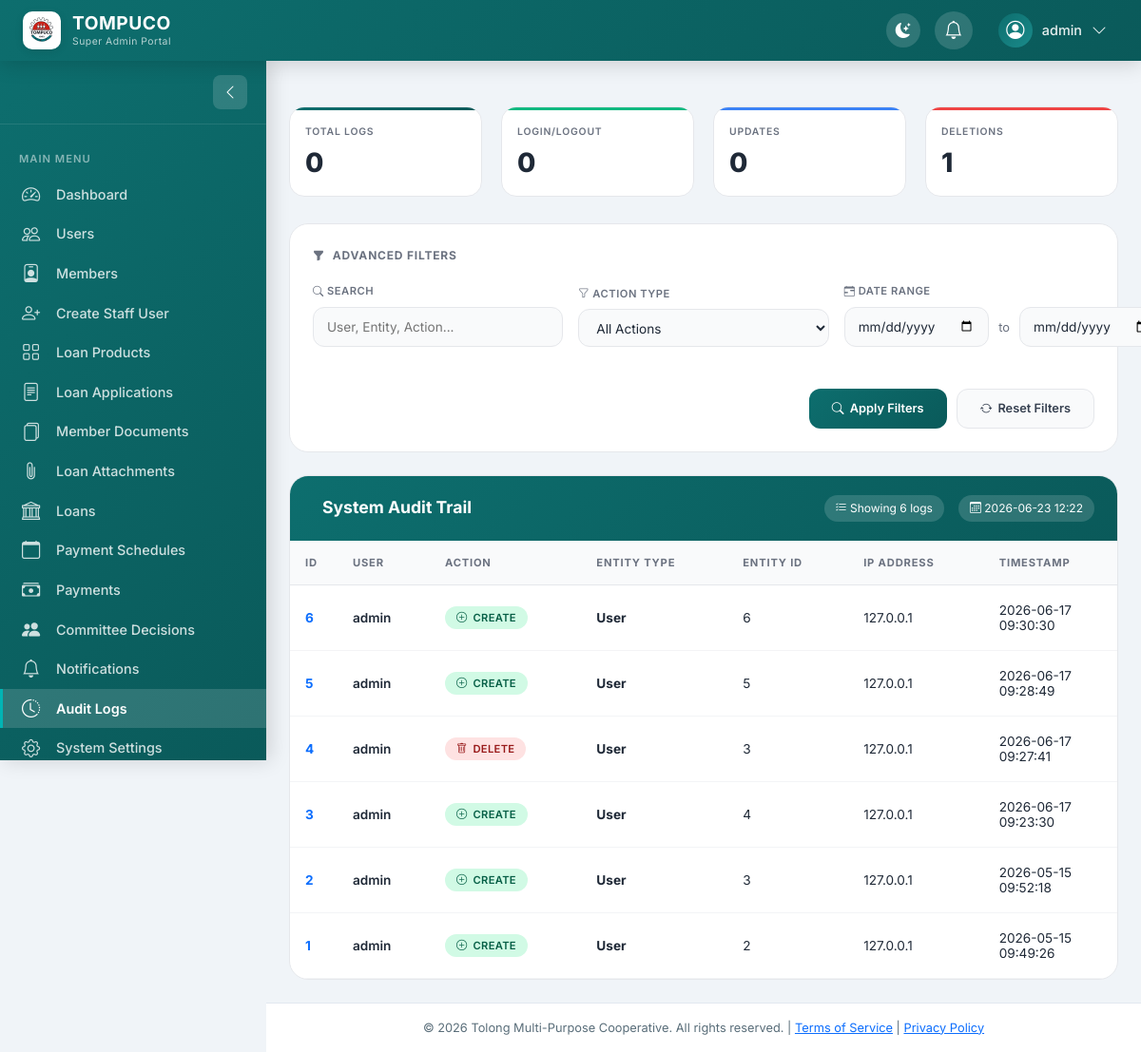
/superadmin/audit-logs/ (signed in), run on the app's committed database.
### main/models.py (models this page shows, shortened)
class AuditLog(models.Model):
    ACTION_CHOICES = [
        ('create', 'Create'),
        ('update', 'Update'),
        ('delete', 'Delete'),
        ('view', 'View'),
        ('login', 'Login'),
        ('logout', 'Logout'),
    ]
    user = models.ForeignKey(User, on_delete=models.SET_NULL, null=True)
    action = models.CharField(max_length=20, choices=ACTION_CHOICES)
    entity_type = models.CharField(max_length=100)
    entity_id = models.CharField(max_length=100, blank=True)
    old_values = models.JSONField(null=True, blank=True)
    new_values = models.JSONField(null=True, blank=True)
    ip_address = models.GenericIPAddressField(null=True, blank=True)
    user_agent = models.TextField(blank=True)
    created_at = models.DateTimeField(auto_now_add=True)

### admin_panel/views.py (the view)
# urls.py: path('audit-logs/', views.audit_logs_list, name='audit_logs_list'),
@super_admin_required
def audit_logs_list(request):
    logs = AuditLog.objects.all().order_by('-created_at')
    total_logs = AuditLog.objects.count()
    create_count = AuditLog.objects.filter(action='create').count()
    update_count = AuditLog.objects.filter(action='update').count()
    delete_count = AuditLog.objects.filter(action='delete').count()
    return render(request, 'admin_panel/audit_logs_list.html', {
        'logs': logs,
        'total_logs': total_logs,
        'create_count': create_count,
        'update_count': update_count,
        'delete_count': delete_count,
    })

### admin_panel/templates/admin_panel/audit_logs_list.html (shortened to what this page needs)
﻿{% extends 'admin_panel/base.html' %}
{% load static %}
{% block content %}
<div class="stats-grid">
    <div class="stat-card total" onclick="filterByAction('all')">
        <div class="stat-label">Total Logs</div>
        <div class="stat-value">{{ total_logs|default:logs|length }}</div>
    </div>
    <div class="stat-card login" onclick="filterByAction('login')">
        <div class="stat-label">Login/Logout</div>
        <div class="stat-value">{{ login_count|default:0 }}</div>
    </div>
    <div class="stat-card update" onclick="filterByAction('update')">
        <div class="stat-label">Updates</div>
        <div class="stat-value">{{ update_count|default:0 }}</div>
    </div>
    <div class="stat-card delete" onclick="filterByAction('delete')">
        <div class="stat-label">Deletions</div>
        <div class="stat-value">{{ delete_count|default:0 }}</div>
    </div>
</div>
<div class="filter-section">
    <div class="filter-title"><i class="bi bi-funnel-fill"></i> Advanced Filters</div>
    <form method="get" id="filterForm">
        <div class="row g-3 align-items-end">
            <div class="col-12 col-md-4">
                <label class="filter-label"><i class="bi bi-search"></i> Search</label>
                <input type="text" name="search" class="filter-input" id="searchInput" placeholder="User, Entity, Action..." value="{{ request.GET.search|default:'' }}">
            </div>
            <div class="col-12 col-md-4">
                <label class="filter-label"><i class="bi bi-funnel"></i> Action Type</label>
                <select name="action" class="filter-select" id="actionSelect">
                    <option value="all" {% if not request.GET.action or request.GET.action == 'all' %}selected{% endif %}>All Actions</option>
                </select>
            </div>
            <div class="col-12 col-md-4">
                <label class="filter-label"><i class="bi bi-calendar-range"></i> Date Range</label>
                <div class="date-range-group">
                    <input type="date" name="date_from" class="filter-input" placeholder="From" value="{{ request.GET.date_from|default:'' }}">
                    <span>to</span>
                    <input type="date" name="date_to" class="filter-input" placeholder="To" value="{{ request.GET.date_to|default:'' }}">
                </div>
            </div>
            <div class="col-12">
                <div class="filter-actions">
                    <button type="submit" class="btn-apply"><i class="bi bi-search"></i> Apply Filters</button>
                    <button type="button" class="btn-reset" id="resetFiltersBtn"><i class="bi bi-arrow-repeat"></i> Reset Filters</button>
                </div>
            </div>
        </div>
    </form>
</div>
<div class="main-card">
    <div class="card-header-custom">
        <div class="card-title"> System Audit Trail</div>
        <div class="card-stats">
            <span><i class="bi bi-list-check"></i> Showing {{ logs|length }} logs</span>
            <span><i class="bi bi-calendar3"></i> {% now "Y-m-d H:i" %}</span>
        </div>
    </div>
    <div class="table-container">
        <table class="logs-table">
            <thead>
                <tr>
                    <th width="50">ID</th>
                    <th>User</th>
                    <th>Action</th>
                    <th>Entity Type</th>
                    <th>Entity ID</th>
                    <th>IP Address</th>
                    <th width="160">Timestamp</th>
                </tr>
            </thead>
            <tbody>
                {% for log in logs %}
                <tr>
                    <td><strong class="text-primary">{{ log.id }}</strong></td>
                    <td class="user-name-log">
                        {{ log.user.username|default:'System' }}
                    </div>
                    <td>
                        {% if log.action == 'create' %}
                            <span class="action-badge badge-create"><i class="bi bi-plus-circle"></i> CREATE</span>
                        {% elif log.action == 'update' %}
                            <span class="action-badge badge-update"><i class="bi bi-pencil"></i> UPDATE</span>
                        {% elif log.action == 'delete' %}
                            <span class="action-badge badge-delete"><i class="bi bi-trash"></i> DELETE</span>
                        {% elif log.action == 'view' %}
                            <span class="action-badge badge-view"><i class="bi bi-eye"></i> VIEW</span>
                        {% elif log.action == 'login' %}
                            <span class="action-badge badge-login"><i class="bi bi-box-arrow-in-right"></i> LOGIN</span>
                        {% elif log.action == 'logout' %}
                            <span class="action-badge badge-logout"><i class="bi bi-box-arrow-right"></i> LOGOUT</span>
                        {% else %}
                            <span class="action-badge">{{ log.action|upper }}</span>
                        {% endif %}
                    </div>
                    <td><strong>{{ log.entity_type|default:'-' }}</strong></div>
                    <td>{{ log.entity_id|default:'-' }}</div>
                    <td>{{ log.ip_address|default:'-' }}</div>
                    <td>{{ log.created_at|date:"Y-m-d H:i:s" }}</div>
                    <td class="text-center">
                </tr>
                {% endfor %}
{% endblock %}

### admin_panel/templates/admin_panel/base.html (shortened to what this page needs)
﻿{% load static %}
<!DOCTYPE html>
<html lang="en">
<head>
    <link href="https://cdn.jsdelivr.net/npm/bootstrap@5.1.3/dist/css/bootstrap.min.css" rel="stylesheet">
    <link rel="stylesheet" href="https://cdn.jsdelivr.net/npm/bootstrap-icons@1.11.1/font/bootstrap-icons.css">
    <link href="https://cdn.datatables.net/1.13.4/css/dataTables.bootstrap5.min.css" rel="stylesheet">
</head>
<body>
    <div class="top-navbar">
        <div class="navbar-left">
            <a class="navbar-brand" href="{% url 'admin_panel:dashboard' %}">
                <img class="brand-logo" src="{% static 'images/logo.png' %}" alt="TOMPuCO Logo">
                <div class="brand-text">
                    <span class="brand-title">TOMPUCO</span>
                    <span class="brand-subtitle">Super Admin Portal</span>
                </div>
            </a>
        </div>
        <div class="navbar-right">
            <button class="theme-toggle" id="themeToggle" title="Dark/Light Mode">
            </button>
            <div class="dropdown notification-dropdown">
                <button class="notification-bell" data-bs-toggle="dropdown" aria-expanded="false" id="notificationBell">
                    <i class="bi bi-bell"></i>
                </button>
            </div>
            <div class="dropdown">
                <button class="user-dropdown-btn" data-bs-toggle="dropdown">
                    <div class="user-avatar">
                        {% if request.user.admin_profile.profile_picture %}
                            <img src="{{ request.user.admin_profile.profile_picture.url }}" alt="{{ request.user.get_full_name|default:request.user.username }}">
                        {% elif request.user.member_profile.profile_picture %}
                            <img src="{{ request.user.member_profile.profile_picture.url }}" alt="{{ request.user.get_full_name|default:request.user.username }}">
                        {% elif request.user.staff_profile.profile_picture %}
                            <img src="{{ request.user.staff_profile.profile_picture.url }}" alt="{{ request.user.get_full_name|default:request.user.username }}">
                        {% else %}
                            <i class="bi bi-person-circle" style="font-size: 1.2rem;"></i>
                        {% endif %}
                    </div>
                    <span class="user-name">{{ request.user.get_full_name|default:request.user.username }}</span>
                    <i class="bi bi-chevron-down"></i>
                </button>
            </div>
        </div>
    </div>
    <aside class="sidebar" id="sidebar">
        <div class="sidebar-header">
            <button class="sidebar-collapse-btn" id="sidebarCollapseBtn" title="Collapse Sidebar">
                <i class="bi bi-chevron-left"></i>
            </button>
        </div>
        <div class="sidebar-nav">
            <div class="nav-section">
                <div class="nav-section-title">MAIN MENU</div>
                <div class="nav-item">
                    <a class="nav-link" href="{% url 'admin_panel:dashboard' %}" data-nav="dashboard">
                        <i class="bi bi-speedometer2"></i>
                        <span>Dashboard</span>
                    </a>
                </div>
                <div class="nav-item">
                    <a class="nav-link" href="{% url 'admin_panel:users_list' %}" data-nav="users">
                        <i class="bi bi-people"></i>
                        <span>Users</span>
                    </a>
                </div>
                <div class="nav-item">
                    <a class="nav-link" href="{% url 'admin_panel:members_list' %}" data-nav="members">
                        <i class="bi bi-person-badge"></i>
                        <span>Members</span>
                    </a>
                </div>
                <div class="nav-item">
                    <a class="nav-link" href="{% url 'admin_panel:create_staff_user' %}" data-nav="create-staff">
                        <i class="bi bi-person-plus"></i>
                        <span>Create Staff User</span>
                    </a>
                </div>
                <div class="nav-item">
                    <a class="nav-link" href="{% url 'admin_panel:loan_products_list' %}" data-nav="loan-products">
                        <i class="bi bi-grid"></i>
                        <span>Loan Products</span>
                    </a>
                </div>
                <div class="nav-item">
                    <a class="nav-link" href="{% url 'admin_panel:loan_applications_list' %}" data-nav="loan-applications">
                        <i class="bi bi-file-text"></i>
                        <span>Loan Applications</span>
                    </a>
                </div>
                <div class="nav-item">
                    <a class="nav-link" href="{% url 'admin_panel:member_documents_list' %}" data-nav="member-documents">
                        <i class="bi bi-files"></i>
                        <span>Member Documents</span>
                    </a>
                </div>
                <div class="nav-item">
                    <a class="nav-link" href="{% url 'admin_panel:loan_attachments_list' %}" data-nav="loan-attachments">
                        <i class="bi bi-paperclip"></i>
                        <span>Loan Attachments</span>
                    </a>
                </div>
                <div class="nav-item">
                    <a class="nav-link" href="{% url 'admin_panel:loans_list' %}" data-nav="loans">
                        <i class="bi bi-bank"></i>
                        <span>Loans</span>
                    </a>
                </div>
                <div class="nav-item">
                    <a class="nav-link" href="{% url 'admin_panel:payment_schedules_list' %}" data-nav="payment-schedules">
                        <i class="bi bi-calendar"></i>
                        <span>Payment Schedules</span>
                    </a>
                </div>
                <div class="nav-item">
                    <a class="nav-link" href="{% url 'admin_panel:payments_list' %}" data-nav="payments">
                        <i class="bi bi-cash-stack"></i>
                        <span>Payments</span>
                    </a>
                </div>
                <div class="nav-item">
                    <a class="nav-link" href="{% url 'admin_panel:committee_decisions_list' %}" data-nav="committee-decisions">
                        <i class="bi bi-people-fill"></i>
                        <span>Committee Decisions</span>
                    </a>
                </div>
                <div class="nav-item">
                    <a class="nav-link" href="{% url 'admin_panel:notifications_list' %}" data-nav="notifications">
                        <i class="bi bi-bell"></i>
                        <span>Notifications</span>
                    </a>
                </div>
                <div class="nav-item">
                    <a class="nav-link" href="{% url 'admin_panel:audit_logs_list' %}" data-nav="audit-logs">
                        <i class="bi bi-clock-history"></i>
                        <span>Audit Logs</span>
                    </a>
                </div>
                <div class="nav-item">
                    <a class="nav-link" href="{% url 'admin_panel:system_settings_list' %}" data-nav="system-settings">
                        <i class="bi bi-gear"></i>
                        <span>System Settings</span>
                    </a>
                </div>
            </div>
        </div>
    </aside>
    <main class="main-content">
        {% block content %}{% endblock %}
    </main>
    <footer class="app-footer">
        <div class="container-fluid">
            <p class="mb-0">&copy; {% now "Y" %} Tolong Multi-Purpose Cooperative. All rights reserved. | <a href="#">Terms of Service</a> | <a href="#">Privacy Policy</a></p>
        </div>
    </footer>
</body>
</html>

### data on the page
AuditLog: id "6", user.username "admin", action "create" (drawn), entity_type "User", entity_id "6", ip_address "127.0.0.1", created_at "2026-06-17 09:30:30"
AuditLog: id "5", user.username "admin", action "create" (drawn), entity_type "User", entity_id "5", ip_address "127.0.0.1", created_at "2026-06-17 09:28:49"
AuditLog: id "4", user.username "admin", action "delete" (drawn), entity_type "User", entity_id "3", ip_address "127.0.0.1", created_at "2026-06-17 09:27:41"
AuditLog: id "3", user.username "admin", action "create" (drawn), entity_type "User", entity_id "4", ip_address "127.0.0.1", created_at "2026-06-17 09:23:30"
AuditLog: id "2", user.username "admin", action "create" (drawn), entity_type "User", entity_id "3", ip_address "127.0.0.1", created_at "2026-05-15 09:52:18"
AuditLog: id "1", user.username "admin", action "create" (drawn), entity_type "User", entity_id "2", ip_address "127.0.0.1", created_at "2026-05-15 09:49:26"

### other printed values
{{ request.user.get_full_name|default:request.user.username }} "admin"
{{ total_logs|default:logs|length }} "0"
{{ login_count|default:0 }} "0"
{{ update_count|default:0 }} "0"
{{ delete_count|default:0 }} "1"
{{ logs|length }} "6"
